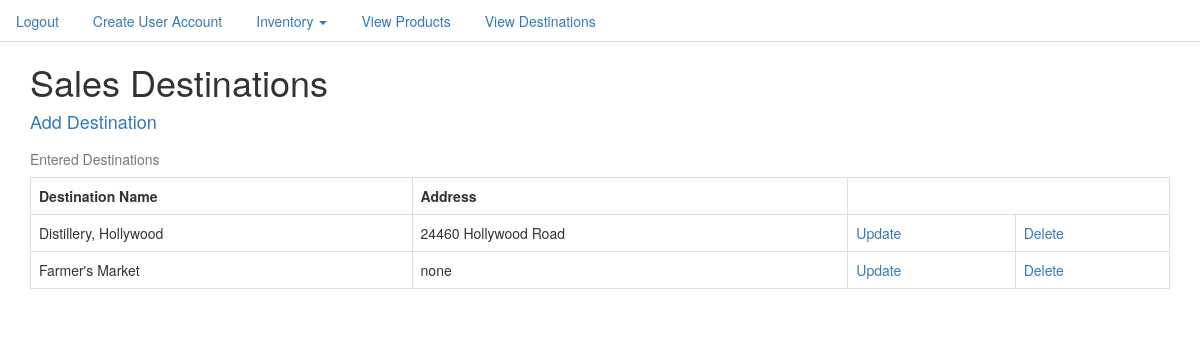
The app's page /destination/ (signed in), older data.
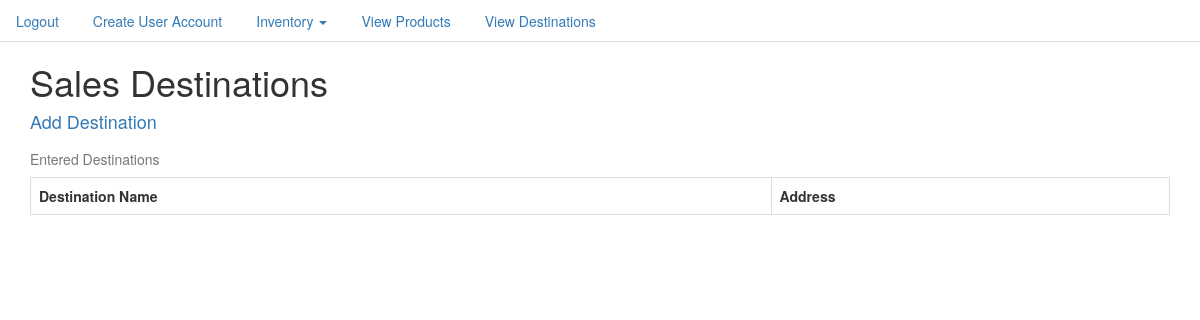
The same page, newer data.
### inventory/models.py (models this page shows, shortened)
class Destination(models.Model):
    name = models.CharField(max_length=100)
    address = models.CharField(null=True, max_length=100)

### inventory/views.py (the view)
# urls.py: url(r'^destination/$', DestinationListView.as_view(), name="destination_list_view"),
class DestinationListView(LoginRequiredMixin, ListView):
    model = Destination
    def get_queryset(self):
        return Destination.objects.all().order_by('name')

### templates/inventory/destination_list.html
{% extends 'base.html' %}
{% block content %}
<div class="container">
  <h1>Sales Destinations</h1>
  <h4><a href="{% url 'destination_create_view' %}">Add Destination</a></h4>
<table  class="table table-bordered" >
    <caption>Entered Destinations</caption>
  <tr>
    <th>Destination Name</th>
    <th>Address</th>
  </tr>
  {% for item in object_list %}
  <tr>
    <td>{{item.name}}</td>
    <td>{{item.address}}</td>
    <td><a href="{% url 'destination_update_view' item.id %}">Update</a></td>
    <td><a href="{% url 'destination_delete_view' item.id %}">Delete</a></td>
  </tr>
{% endfor %}
{% endblock %}

Row changes from the older to the newer data that the page shows:
removed Destination: name "Distillery, Hollywood", address "24460 Hollywood Road"
removed Destination: name "Farmer's Market", address "none"
